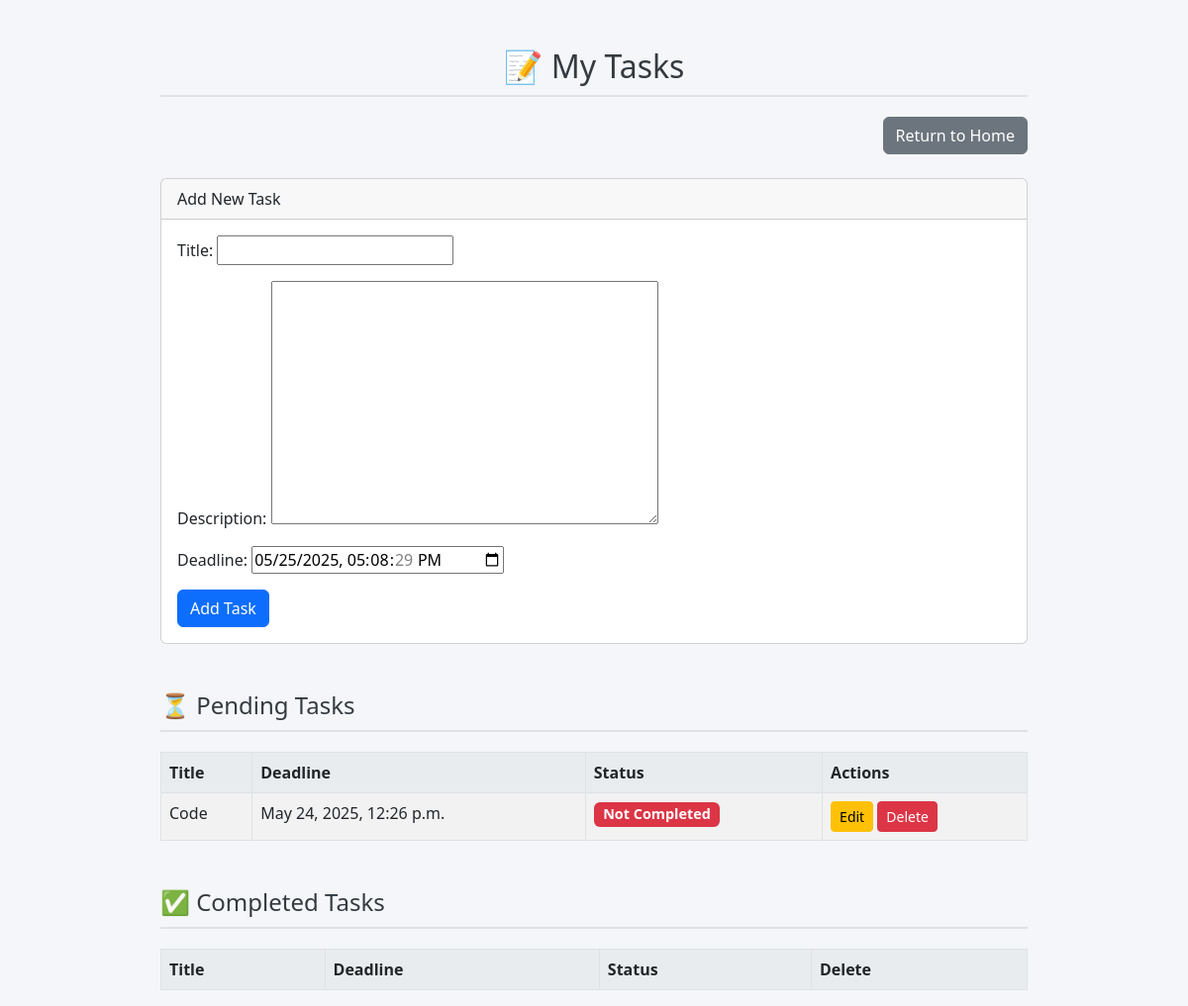
The page /tasks/ on the database as committed earlier.
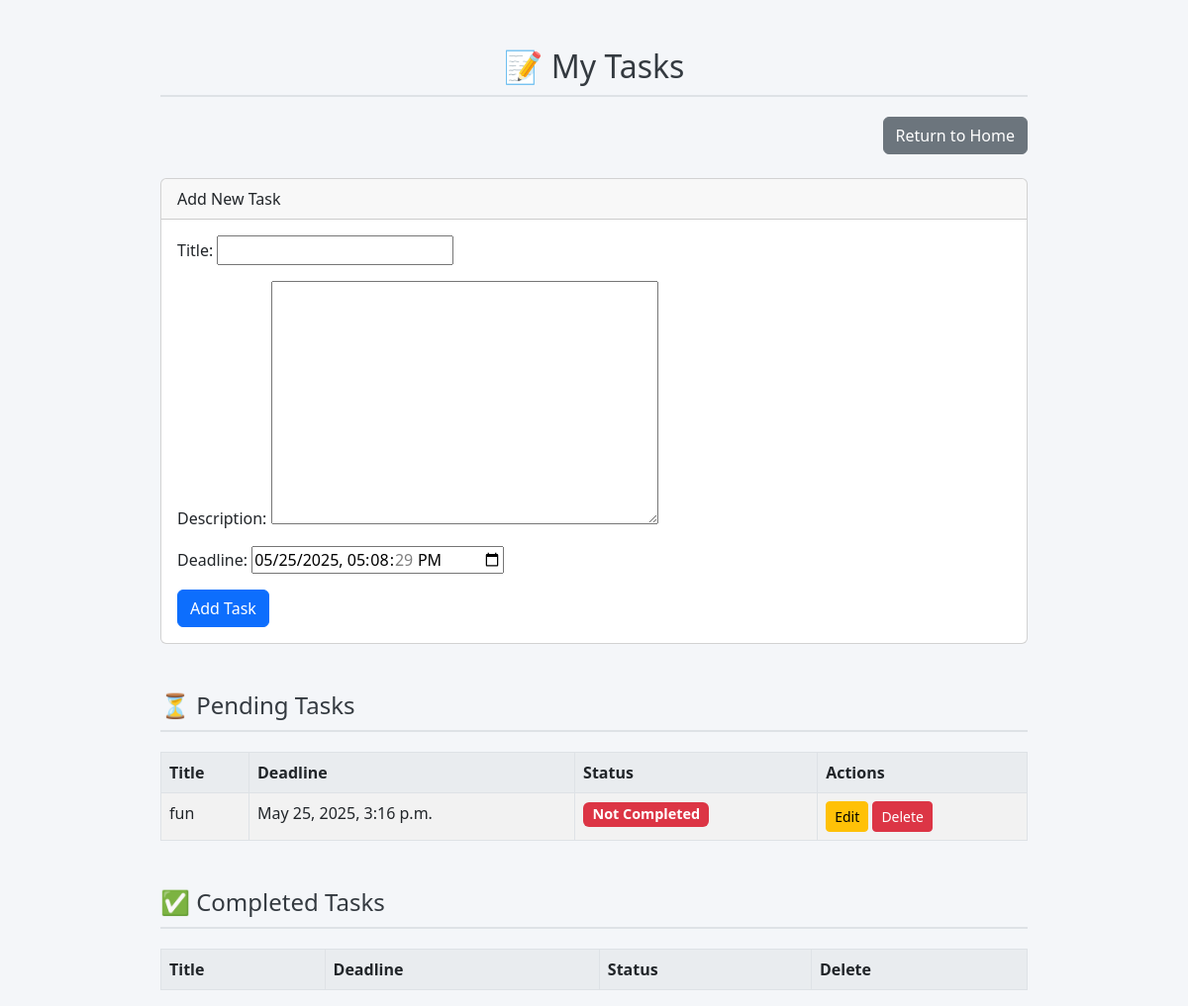
The same page on the database as committed later.
### tasks/models.py (models this page shows, shortened)
class Task(models.Model):
    title = models.CharField(max_length=200)
    description = models.TextField(null=True, blank=True)
    deadline = models.DateTimeField(default=timezone.now)
    created_at = models.DateTimeField(auto_now_add=True, null=True)
    updated_at = models.DateTimeField(auto_now=True)
    completed = models.BooleanField(default=False)

### learn/views.py (the view)
# urls.py: path('tasks/', views.tasks_view, name='tasks'),
def tasks_view(request):
    form = TaskForm()
    if request.method == "POST":
        form = TaskForm(request.POST)
        if form.is_valid():
            form.save()
            return redirect('tasks')
    tasks = Task.objects.all().order_by('deadline')
    current_time = timezone.now()  # ✅ Proper way to get current time
    return render(request, 'tasks.html', {
        'form': form,
        'tasks': tasks,
        'now': current_time  # ✅ Pass to template
    })

### learn/forms.py
class TaskForm(forms.ModelForm):
    class Meta:
        model = Task
        fields = ['title', 'description', 'deadline']
        widgets = {
            'deadline': forms.DateTimeInput(attrs={'type': 'datetime-local'}),
        }

### templates/tasks.html (shortened to what this page needs)
{% load static %}
<!DOCTYPE html>
<html lang="en">
<head>
    <link rel="stylesheet" href="{% static 'css/style.css' %}">
    <link rel="stylesheet" href="https://cdn.jsdelivr.net/npm/bootstrap@5.3.0/dist/css/bootstrap.min.css">
</head>
<body>
<div class="container mt-5">
    <h2 class="text-center section-title">📝 My Tasks</h2>
    <div class="mb-4 text-end">
        <a href="/" class="btn btn-secondary">Return to Home</a>
    </div>
    <div class="card mb-5">
        <div class="card-header">Add New Task</div>
        <div class="card-body">
            <form method="post">
                {{ form.as_p }}
                <button type="submit" class="btn btn-primary">Add Task</button>
            </form>
        </div>
    </div>
    <h4 class="section-title">⏳ Pending Tasks</h4>
    <table class="table table-bordered table-striped mb-5">
        <thead>
            <tr>
                <th>Title</th>
                <th>Deadline</th>
                <th>Status</th>
                <th>Actions</th>
            </tr>
        </thead>
        <tbody>
            {% for task in tasks %}
                {% if not task.completed %}
                <tr>
                    <td>{{ task.title }}</td>
                    <td>{{ task.deadline }}</td>
                    <td>
                        {% if task.deadline < now %}
                            <span class="badge bg-danger">Not Completed</span>
                        {% else %}
                            <span class="badge bg-success">On Time</span>
                        {% endif %}
                    </td>
                    <td>
                        <a href="{% url 'edit_task' task.id %}" class="btn btn-warning btn-sm">Edit</a>
                        <a href="{% url 'delete_task' task.id %}" class="btn btn-danger btn-sm"
                           onclick="return confirm('Are you sure you want to delete this task?');">Delete</a>
                    </td>
                </tr>
                {% endif %}
            {% empty %}
                <tr><td colspan="5" class="text-center">No pending tasks.</td></tr>
            {% endfor %}
        </tbody>
    </table>
    <h4 class="section-title">✅ Completed Tasks</h4>
    <table class="table table-bordered table-hover">
        <thead>
            <tr>
                <th>Title</th>
                <th>Deadline</th>
                <th>Status</th>
                <th>Delete</th>
            </tr>
        </thead>
    </table>
</div>
</body>
</html>

### static/css/style.css (style rules this page uses)
body { font-family: 'Segoe UI', Tahoma, Geneva, Verdana, sans-serif; background-color: #f9f9f9; margin: 0; padding: 0; }
.btn { display: inline-block; padding: 10px 20px; background-color: #28a745; color: white; border-radius: 5px; text-decoration: none; transition: background 0.3s; }

### templates/tasks.html (style rules this page uses)
body { background-color: #f4f6f9; font-family: 'Segoe UI', Tahoma, Geneva, Verdana, sans-serif; }
.container { max-width: 900px; }
.section-title { color: #343a40; border-bottom: 2px solid #dee2e6; padding-bottom: 10px; margin-bottom: 20px; }
.badge { font-size: 0.9em; }
.table thead th { background-color: #e9ecef; }

Rows that differ between the two databases and show on the page:
removed Task: title "Code", deadline "May 24, 2025, 12:26 p.m.", shows "Not Completed"
added Task: title "fun", deadline "May 25, 2025, 3:16 p.m.", shows "Not Completed"
